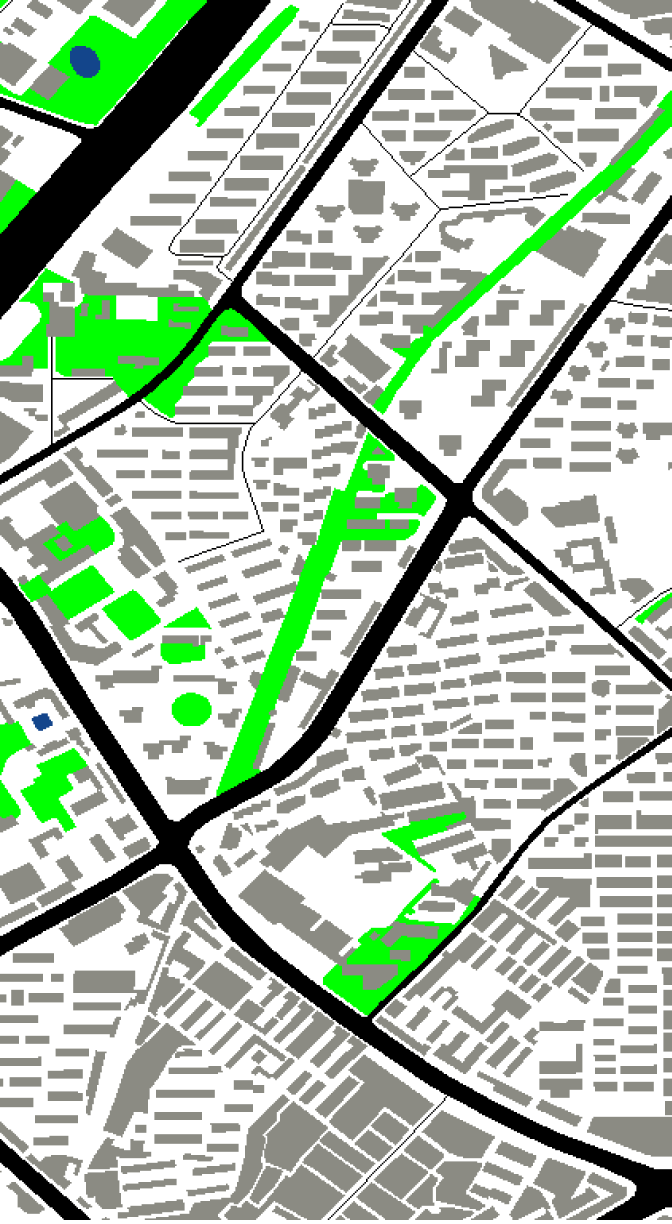
#> input picture 毕业论文/图片裁剪/0.png, 3357 x 6116 px, given in place of 5.png_predict.png, which was not available (shown at 1/5 size)
$ python exp_cut.py
#> lines starting #> are read from the running program, lines starting #| are printed output that depends on the picture
#!D:/workplace/python
# -*- coding: utf-8 -*-
# @File  : exp_cut.py
# @Author: WangYe
# @Date  : 2020/3/31
# @Software: PyCharm
import cv2
# name = [0,5,1000,3000,6000,10000,20000,30000,40000,50000]
name = ["5.png_predict",50000]
for i in name:
    path = str(i)+'.png'
    out = 'exp/' + str(i)+'_cut.png'
    img = cv2.imread(path)
#> img is the input picture: shape (6116, 3357, 3); mean B, G, R 171.5, 192.6, 173.9
    print(img.shape)
#| (6116, 3357, 3)
    cropped = img[4000:4500,600:1100]  # 裁剪坐标为[y0:y1, x0:x1]
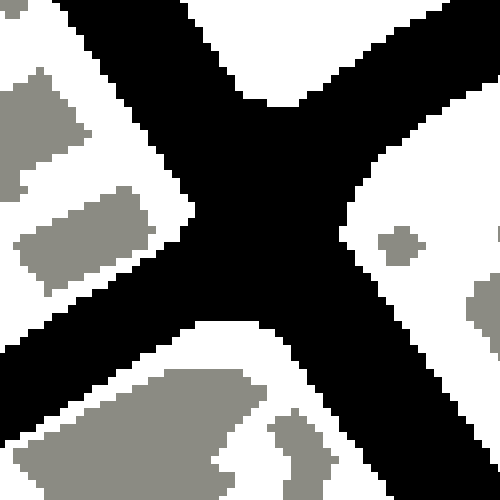
#> cropped: shape (500, 500, 3); mean B, G, R 120.2, 121.6, 121.6
    print(cropped.shape)
#| (500, 500, 3)
    cv2.imwrite(out, cropped)
#> pass 2 of the loop `for i in name:`:
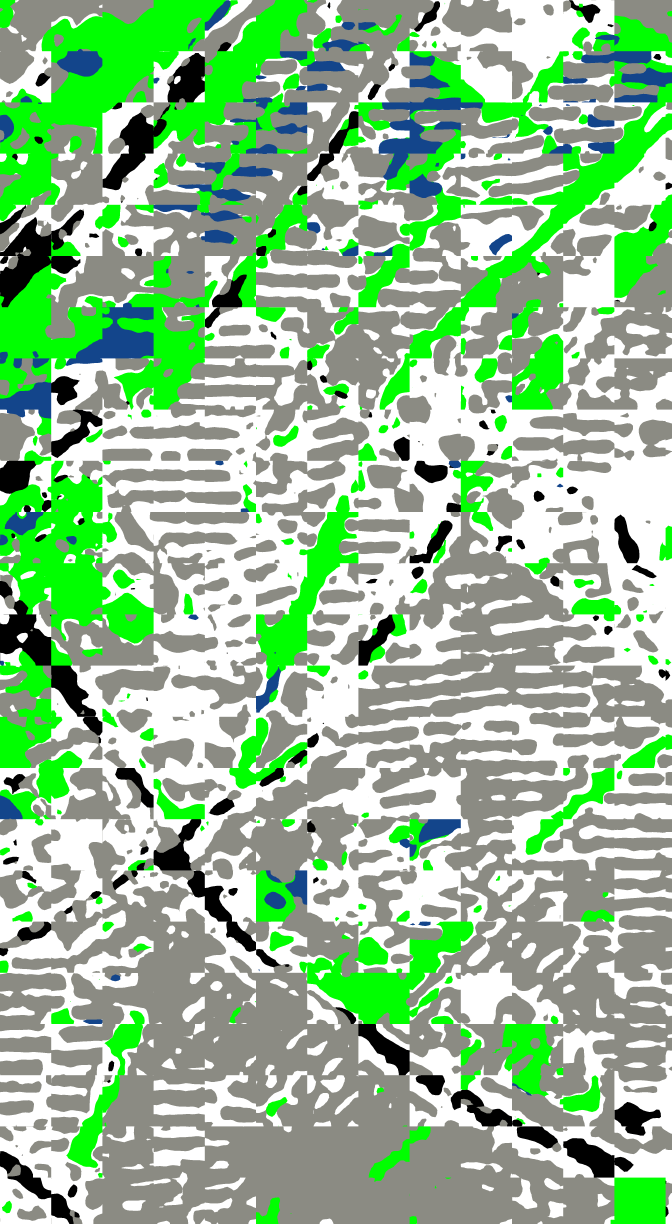
#> input picture 毕业论文/图片裁剪/1000.png, 3357 x 6116 px, given in place of 50000.png, which was not available (shown at 1/5 size)
#> img is the input picture: shape (6116, 3357, 3); mean B, G, R 147.3, 188.8, 147.9
#| (6116, 3357, 3)
#> `cropped = img[4000:4500,600:1100]`:
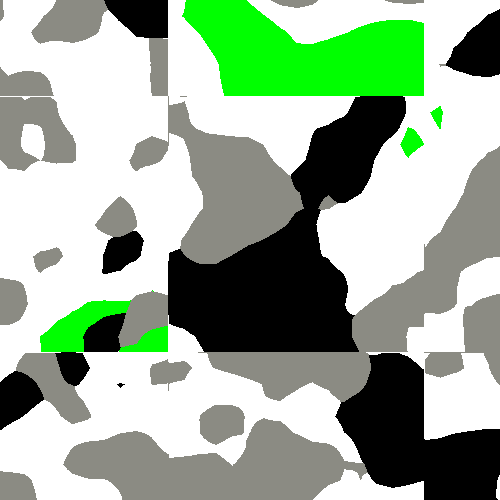
#> cropped: shape (500, 500, 3); mean B, G, R 153, 175.1, 155.1
#| (500, 500, 3)
